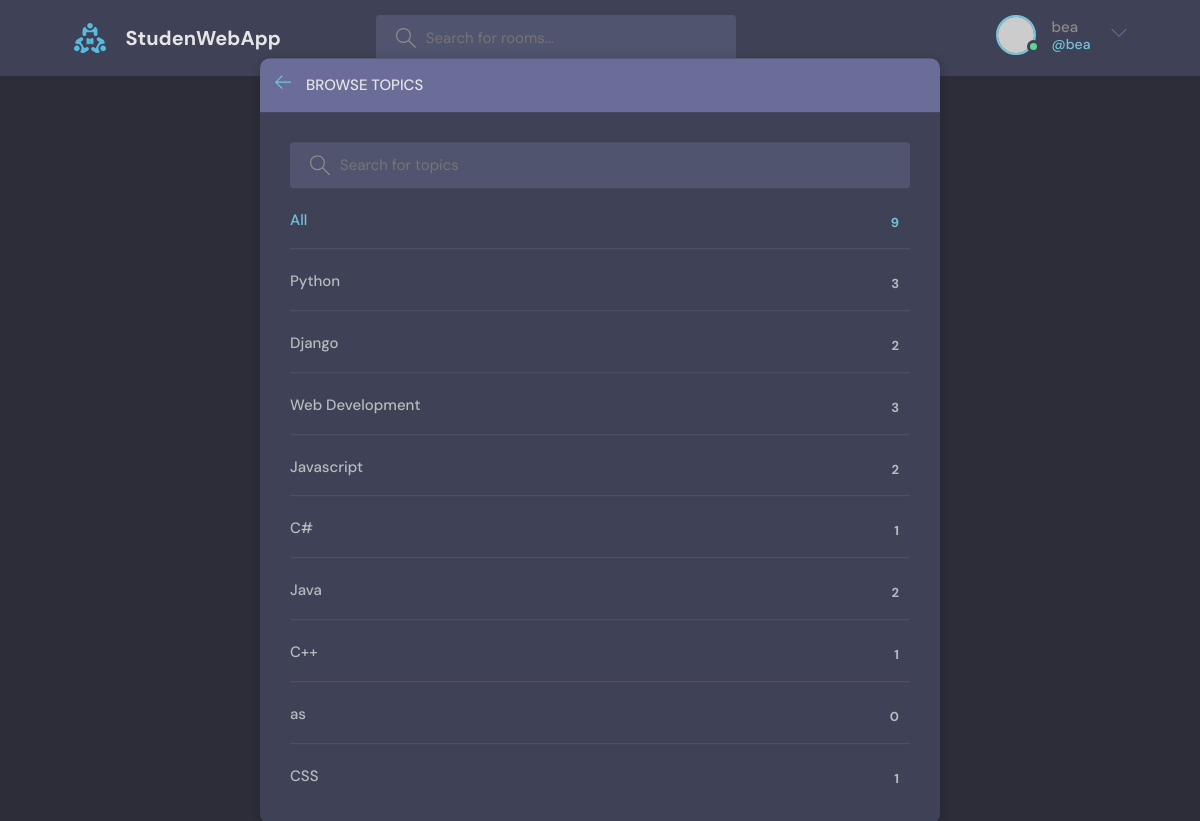
Screenshot of /topics/ (signed in) with the database file from the repository.
### base/models.py (models this page shows, shortened)
class Topic(models.Model):
    name = models.CharField(max_length=200)

### base/views.py (the view)
# urls.py: path('topics/', views.topics, name='topics'),
def topics(request):
    q = request.GET.get('q') if request.GET.get('q') != None else ''
    topics = Topic.objects.filter(name__icontains = q)#!Fix bug of scrolling
    return render(request, 'base/topics.html', {'topics':topics})

### base/templates/base/topics.html (shortened to what this page needs)
{% extends 'layout.html' %}
{% block mainBlock %}
  <main class="create-room layout">
    <div class="container">
      <div class="layout__box">
        <div class="layout__boxHeader">
          <div class="layout__boxTitle">
            <a href="{% url 'home' %}">
              <svg version="1.1" xmlns="http://www.w3.org/2000/svg" width="32" height="32" viewBox="0 0 32 32">
                <title>arrow-left</title>
                <path
                  d="M13.723 2.286l-13.723 13.714 13.719 13.714 1.616-1.611-10.96-10.96h27.625v-2.286h-27.625l10.965-10.965-1.616-1.607z"
                ></path>
              </svg>
            </a>
            <h3>Browse Topics</h3>
          </div>
        </div>
        <div class="topics-page layout__body">
          <form action="" method = 'get' class="header__search">
            <label>
              <input name="q" placeholder="Search for topics" />
            </label>
          </form>
          <ul class="topics__list">
            <li>
              <a href="{% url 'topics' %}" class="active">All <span>{{ topics.count }}</span></a>
            </li>
            {% for topic in topics %}
            <li>
              <a href="{% url 'home' %}?q={{ topic.name }}">{{ topic.name }} <span>{{ topic.room_set.all.count }}</span></a>
            </li>
            {% endfor %}
          </ul>
        </div>
      </div>
    </div>
  </main>
{% endblock mainBlock %}

### templates/navbar.html (shortened to what this page needs)
{% load static %}
<header class="header header--loggedIn">
    <div class="container">
      <a href="{% url 'home' %}" class="header__logo">
        <img src="{% static 'images/logo.svg' %}" />
        <h1>StudenWebApp</h1>
      </a>
      <form class="header__search" action="{% url 'home' %}" method="get">
        <label>
          <input type="text" name="q" placeholder="Search for rooms..." />
        </label>
      </form>
      <nav class="header__menu">
    {% if request.user.is_authenticated %}
        <div class="header__user">
          <a href="{% url 'user-profile' request.user.id %}">
            <div class="avatar avatar--medium active">
              <img src="https://randomuser.me/api/portraits/men/37.jpg" />
            </div>
            <p>{{ request.user.username }} <span>@{{ request.user.username }}</span></p>
          </a>
          <button class="dropdown-button">
            <svg version="1.1" xmlns="http://www.w3.org/2000/svg" width="32" height="32" viewBox="0 0 32 32">
              <title>chevron-down</title>
              <path d="M16 21l-13-13h-3l16 16 16-16h-3l-13 13z"></path>
            </svg>
          </button>
        </div>
     {% else %}
        <a href="{% url 'login' %}">
          <img src="{% static 'images/avatar.svg' %}" />
          <p>Login</p>
        </a>
    {% endif %}
      </nav>
    </div>
  </header>

### static/styles/style.css (style rules this page uses)
:root { --color-main: #71c6dd; --color-main-light: #e1f6fb; --color-dark: #3f4156; --color-dark-medium: #51546e; --color-dark-light: #696d97; --color-light: #e5e5e5; --color-gray: #8b8b8b; --color-light-gray: #b2bdbd; --color-bg: #2d2d39; --color-success: #5dd693; --color-error: #fc4b0b; }
* { font-family: "DM Sans", -apple-system, BlinkMacSystemFont, "Segoe UI", Roboto, Oxygen, Ubuntu, Cantarell, "Open Sans", "Helvetica Neue", sans-serif; margin: 0; padding: 0; box-sizing: border-box; text-rendering: optimizeLegibility; font-size: inherit; }
html { font-size: 56.25%; }
@media only screen and (min-width: 1200px) { html { font-size: 62.5%; } }
body { line-height: 1.6; font-weight: 400; font-size: 1.5rem; color: var(--color-light-gray); background-color: var(--color-bg); min-height: 100vh; }
img { width: 100%; }
a { display: inline-block; color: var(--color-main); text-decoration: none; }
.container { max-width: 120rem; width: 90%; margin: auto; }
.avatar { position: relative; display: inline-block; border-radius: 50%; border: 2px solid var(--color-main); }
.avatar img { display: block; border-radius: 50%; object-fit: cover; object-position: center; }
.avatar::after { content: ""; display: block; position: absolute; background-color: var(--color-gray); z-index: 111; border-radius: 50%; border: 0.3rem solid var(--color-dark); }
.avatar.active::after { background-color: var(--color-success); }
.avatar.avatar--medium img { width: 3.6rem; height: 3.6rem; border-radius: 50%; }
.avatar.avatar--medium:after { width: 0.7rem; height: 0.7rem; bottom: 0px; right: -6px; }
.header { padding: 1.5rem; background-color: var(--color-dark); }
.header > .container { display: flex; gap: 9.5rem; }
.header__logo, .header__user { display: flex; gap: 2rem; align-items: center; }
.header__logo > img { height: 3.2rem; width: 3.2rem; }
.header__logo > h1 { font-weight: 700; font-size: 2rem; color: var(--color-light); }
.header__search > label { background-color: var(--color-dark-medium); padding: 1.3rem 1rem; display: flex; align-items: center; gap: 1rem; border-radius: 4px; }
.header__search svg { fill: var(--color-gray); width: 2rem; height: 2rem; margin-left: 1rem; }
.header__search input { width: 30rem; background: transparent; border: none; outline: none; color: var(--color-light); }
.header__menu { margin-left: auto; position: relative; }
.header__menu a { display: flex; gap: 1.5rem; align-items: center; font-weight: 500; text-decoration: none; color: var(--color-gray); }
.header__menu img { height: 3.6rem; }
.header__menu p { line-height: 1.2; }
.header__menu span { color: var(--color-main); font-weight: 500; font-size: 1.4rem; display: block; }
.header__menu svg { width: 1.6rem; height: 1.6rem; fill: var(--color-dark-light); }
.dropdown-button { background: transparent; border: 0; outline: 0; cursor: pointer; }
.layout { margin-top: 2.4rem; }
.layout > .container { display: flex; justify-content: space-between; align-items: flex-start; }
.layout__box { width: 90%; max-width: 48rem; min-height: 40rem; position: absolute; top: 50%; left: 50%; transform: translate(-50%, -46%); background-color: var(--color-dark); border-radius: 1rem; box-shadow: 1px 1px 6px 3px rgba(0, 0, 0, 0.1); overflow: hidden; }
.layout__boxHeader { display: flex; padding: 1.5rem; background-color: var(--color-dark-light); }
.layout__boxTitle { display: flex; gap: 1.5rem; align-items: center; }
.layout__boxTitle h3 { text-transform: uppercase; font-weight: 500; color: var(--color-light); }
.layout__boxTitle svg { width: 1.6rem; height: 1.6rem; fill: var(--color-main); }
.layout__body { margin: 3rem; }
.topics__list { list-style: none; }
.topics__list li a { display: flex; justify-content: space-between; margin-bottom: 3rem; font-weight: 500; color: var(--color-light-gray); transition: all 0.3s ease-in-out; }
.topics__list li a.active, .topics__list li a:hover { color: var(--color-main); }
.topics__list li a span { padding: 0.5rem 1rem; background-color: var(--color-dark); border-radius: 3px; font-size: 1.3rem; font-weight: 700; letter-spacing: 1px; }
.topics-page .topics__list li:not(:last-child) a { margin: 2rem 0; padding-bottom: 1rem; text-decoration: none; border-bottom: 1px solid var(--color-dark-medium); }
.topics-page .header__search { display: block; }
.create-room.layout .layout__box { max-width: 68rem; }

### rows the page displays
Topic: name "Python", room_set.all.count "3"
Topic: name "Django", room_set.all.count "2"
Topic: name "Web Development", room_set.all.count "3"
Topic: name "Javascript", room_set.all.count "2"
Topic: name "C#", room_set.all.count "1"
Topic: name "Java", room_set.all.count "2"
Topic: name "C++", room_set.all.count "1"
Topic: name "as", room_set.all.count "0"
Topic: name "CSS", room_set.all.count "1"

### other values shown
{{ request.user.username }} "bea"
{{ topics.count }} "9"
